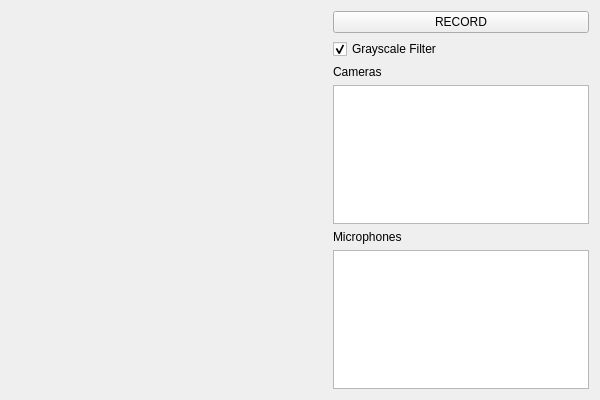
<?xml version="1.0" encoding="UTF-8"?>
<ui version="4.0">
 <class>MainWindow</class>
 <widget class="QMainWindow" name="MainWindow">
  <property name="geometry">
   <rect>
    <x>0</x>
    <y>0</y>
    <width>600</width>
    <height>400</height>
   </rect>
  </property>
  <property name="windowTitle">
   <string>CameraCapture</string>
  </property>
  <widget class="QWidget" name="centralWidget">
   <layout class="QGridLayout" name="gridLayout" columnstretch="1,0">
    <property name="horizontalSpacing">
     <number>12</number>
    </property>
    <item row="0" column="0" rowspan="6">
     <widget class="QCameraViewfinder" name="viewfinder" native="true"/>
    </item>
    <item row="0" column="1">
     <widget class="QPushButton" name="recordButton">
      <property name="minimumSize">
       <size>
        <width>192</width>
        <height>0</height>
       </size>
      </property>
      <property name="text">
       <string>RECORD</string>
      </property>
      <property name="checkable">
       <bool>true</bool>
      </property>
     </widget>
    </item>
    <item row="2" column="1">
     <widget class="QLabel" name="label">
      <property name="text">
       <string>Cameras</string>
      </property>
      <property name="alignment">
       <set>Qt::AlignBottom|Qt::AlignLeading|Qt::AlignLeft</set>
      </property>
     </widget>
    </item>
    <item row="3" column="1">
     <widget class="QListWidget" name="cameraListWidget"/>
    </item>
    <item row="4" column="1">
     <widget class="QLabel" name="label_2">
      <property name="text">
       <string>Microphones</string>
      </property>
      <property name="alignment">
       <set>Qt::AlignBottom|Qt::AlignLeading|Qt::AlignLeft</set>
      </property>
     </widget>
    </item>
    <item row="5" column="1">
     <widget class="QListWidget" name="micListWidget"/>
    </item>
    <item row="1" column="1">
     <widget class="QCheckBox" name="grayscaleCheckBox">
      <property name="text">
       <string>Grayscale Filter</string>
      </property>
      <property name="checked">
       <bool>true</bool>
      </property>
     </widget>
    </item>
   </layout>
  </widget>
 </widget>
 <layoutdefault spacing="6" margin="11"/>
 <customwidgets>
  <customwidget>
   <class>QCameraViewfinder</class>
   <extends>QWidget</extends>
   <header location="global">QCameraViewfinder</header>
   <container>1</container>
  </customwidget>
 </customwidgets>
 <resources>
  <include location="cameracapture.qrc"/>
 </resources>
 <connections/>
</ui>
